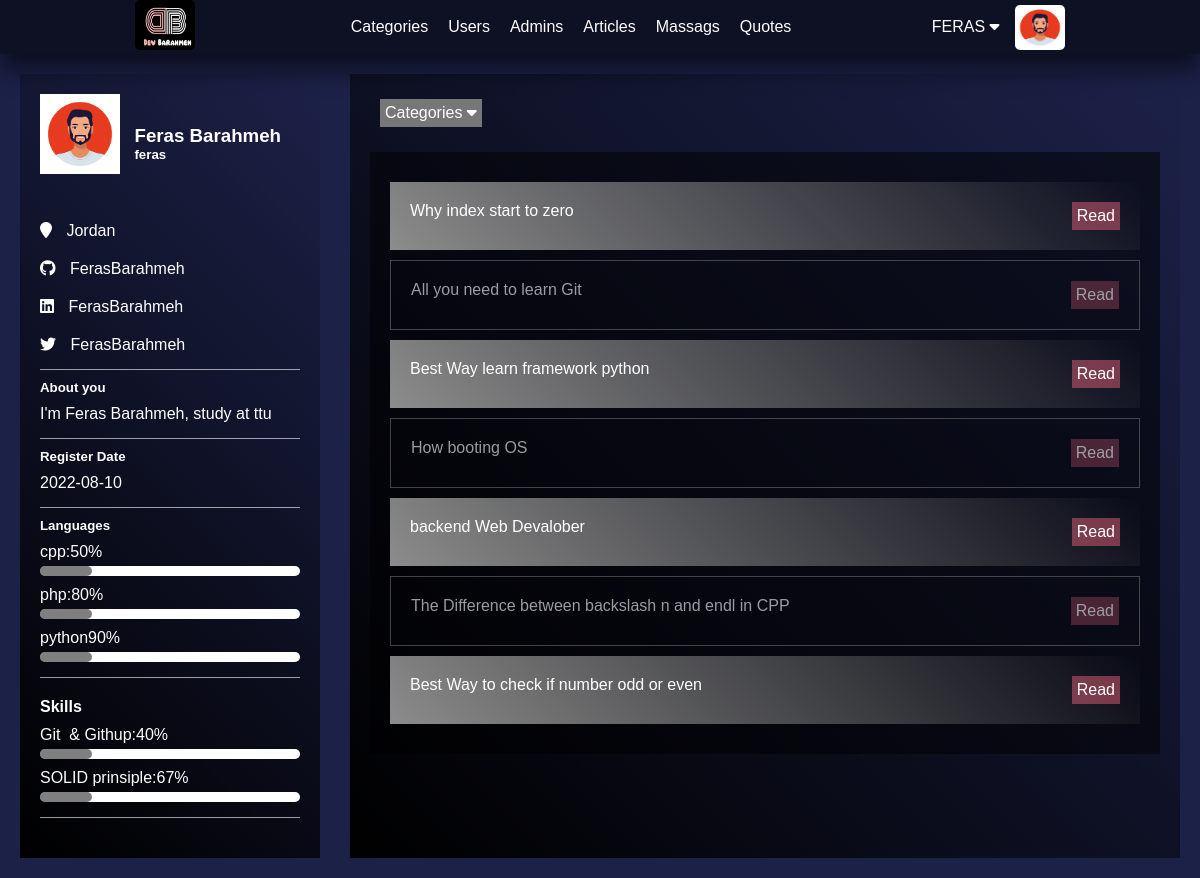
Page /admin/profile.php (signed in) on the committed database.
### tables this page shows
CREATE TABLE `users` (
  `IdUser` int(11) NOT NULL COMMENT 'Identify user number',
  `userName` char(255) NOT NULL,
  `password` varchar(255) NOT NULL,
  `email` varchar(255) NOT NULL,
  `fullName` varchar(255) NOT NULL,
  `aboutYou` varchar(255) NOT NULL,
  `langs` varchar(255) DEFAULT NULL,
  `tools` text DEFAULT NULL,
  `permission` tinyint(11) NOT NULL,
  `age` date NOT NULL,
  `githup` varchar(50) DEFAULT NULL,
  `facebook` varchar(50) DEFAULT NULL,
  `twitter` varchar(50) DEFAULT NULL,
  `linkedin` varchar(50) DEFAULT NULL,
  `website` varchar(255) DEFAULT NULL,
  `nickname` varchar(50) DEFAULT NULL,
  `gender` varchar(6) DEFAULT NULL,
  `location` varchar(60) DEFAULT NULL,
  `education` text DEFAULT NULL,
  `work` text DEFAULT NULL,
  `imageName` varchar(255) DEFAULT NULL,
  `dataRegister` date NOT NULL
);

CREATE TABLE `articles` (
  `IdArticle` int(11) NOT NULL,
  `titleArticle` varchar(255) NOT NULL,
  `content` text NOT NULL,
  `excerpt` varchar(255) NOT NULL,
  `likes` int(11) NOT NULL DEFAULT 0,
  `imageName` varchar(255) DEFAULT NULL,
  `IdUser` int(11) NOT NULL,
  `categoryID` int(11) DEFAULT NULL,
  `additionDate` date NOT NULL
);

### admin/init.php (called while the page is built, shortened)
<?php
    include("config.php");
    $tpl            = 'include/templates/';
    $commfilesPHP   = '../commonBetweenBackFront/php/';
    include($commfilesPHP. 'functions.php');
    include($commfilesPHP. 'images.php');
    include($tpl . 'header.php');
    if (!function_exists('SetNav')) {
        function SetNav() {
            global $tpl;
            include($tpl . 'nav.php');
        }
    }

### commonBetweenBackFront/php/functions.php (called while the page is built, shortened)
        <?php
class Queries {
    public static function FromTable($filed='*', $table, $condition=NULL, $typeFetch = 'fetchAll', $ordered = null, $typeOrders = 'DESC', $limit = NULL) {
        global $db;
        if($ordered === null) {
            $stmt = $db->prepare("SELECT $filed FROM $table $condition $limit");
        } else {
            $stmt = $db->prepare("SELECT $filed FROM $table $condition ORDER BY $ordered $typeOrders $limit");
        }
        $stmt->execute();
        if ($typeFetch === 'fetchAll')
            $requerd = $stmt->fetchAll();
        elseif($typeFetch === 'fetch') {
            $requerd = $stmt->fetch();
        }
        return $requerd;
    }
}
class Sessions {
    public static function IfSetSessionDepValue($key) {
        if ( ! empty($_SESSION[$key]) && isset( $_SESSION[$key] ) ) {
            return true;
        } else {
            return 0;
        }
    }
    public static function GetValueSessionDepKey($key) {
        if (self::IfSetSessionDepValue($key)) {
            return $_SESSION[$key];
        } else {
            return false;
        }
    }
}

### admin/profile.php (the view, shortened to what this page needs)
<?php
    include ('init.php');
    SetNav();
    function PrintArticlesName() {
        $idUser = Sessions::GetValueSessionDepKey('IdUser');
        $articles = Queries::FromTable("titleArticle, categoryID" , 'articles', "WHERE IdUser = " . $idUser);
        foreach ($articles as $article) {
            ?>
                <li class="name-articel" idcat="<?php echo $article['categoryID'] ?>"><a href="showarticle.php?<?php echo $article['titleArticle'] ?>"><?php echo $article['titleArticle'] ?></a> <a href="showarticle.php?<?php echo str_replace(" ", "-", $article['titleArticle']) ?>" class="btn-read">Read</a></li>
            <?php
        }
    }
    function PrintLanguages() {
        $idUser = Sessions::GetValueSessionDepKey('IdUser');
        $langs = Queries::FromTable("langs" , 'users', "WHERE IdUser = " . $idUser, 'fetch')['langs'];
        $SplitedLangs = explode(',', $langs);
        foreach ($SplitedLangs as $lang) {
        ?>
            <div class="lang">
                <label class="name-lang"><?php echo $lang ?></label>
                <div class="under"></div>
            </div>
        <?php }
    }
    function PrintSkilles () {
        $idUser = Sessions::GetValueSessionDepKey('IdUser');
        $skilles = Queries::FromTable("tools" , 'users', "WHERE IdUser = " . $idUser, 'fetch')['tools'];
        $SplitedSkilles = explode(',', $skilles);
        if (!empty($skilles)) {
            foreach ($SplitedSkilles as $skill) {
                ?>
                    <div class="skill">
                        <label class="name-skill"><?php echo $skill ?></label>
                        <div class="under"></div>
                    </div>
                <?php }
        } else {
            ?> <img src="../commonBetweenBackFront/images/imagesProject/null_light.png" alt="" class="null-img"> <?php
        }
    }
            ?>
            <?php
    function StructerProfiel () {
        global $commfilesuploaded;
        $queries = new Queries;
        $idUser = Sessions::GetValueSessionDepKey('IdUser');
        $imgname = $queries->FromTable("imageName", 'users', "WHERE IdUser = $idUser", 'fetch')['imageName'];
            $info = $queries->FromTable("*" , 'users', "WHERE users.IdUser = $idUser", 'fetch');
        ?>
            <div class="content-profile">
                <aside class="aside-profile">
                    <div class="header">
                        <div class="name-user">
                            <div class="img"><?php ShowImage::SetImg($commfilesuploaded . "users/", $imgname) ?></div>
                            <div class="name">
                                <h3><?php echo $info['fullName'] ?></h3>
                                <h5 class="username"><?php echo $info['userName'] ?></h5>
                            </div>
                        </div>
                        <div class="location link"><span><i class="fa-solid fa-location-pin"></i></span> Jordan</div>
                        <a href="#" class="githup link"><span><i class="fa-brands fa-github"></i></span> FerasBarahmeh</a>
                        <a href="#" class="facebook link" ><span><i class="fa-brands fa-linkedin"></i></span> FerasBarahmeh</a>
                        <a href="#" class="twetter link"><span><i class="fa-brands fa-twitter"></i></span> FerasBarahmeh</a>
                        <div class="separator"></div>
                    </div>
                    <div class="bio">
                        <h5>About you</h5>
                        <p><?php echo $info['aboutYou'] ?> </p>
                        <div class="separator"></div>
                    </div>
                    <div class="date-reg">
                        <h5>Register Date</h5>
                        <p><?php echo $info['dataRegister'] ?> </p>
                        <div class="separator"></div>
                    </div>
                    <div class="langs">
                        <h5>Languages</h5>
                        <?php PrintLanguages() ?>
                        <div class="separator"></div>
                    </div>
                    <div class="skills">
                            <h4>Skills</h4>
                            <?php PrintSkilles() ?>
                            <div class="separator"></div>
                    </div>
                </aside>
                <section class="contant-section">
                    <div class="header-contaner">
                        <div class="categoreis-dropdown" onclick="openList()">
                            Categories
                            <span><i class="fa-solid fa-caret-down" aria-hidden="true"></i><i class="fa-solid fa-caret-up"></i></span>
                        </div>
                    </div>
                    <div class="articles">
                        <div class="cats">
                            <ul id="if-no-val">
                                <?php PrintArticlesName() ?>
                        </div>
                    </div>
                </section>
            </div>
        <?php
    }
    StructerProfiel();
    include ($tpl . 'footer.php');

### commonBetweenBackFront/php/images.php (shortened to what this page needs)
<?php
    class NameImag {
        public static function GetNameImgFromDB($nameCol, $nameTable , $where ) {
            return  Queries::FromTable($nameCol, $nameTable,  $where , 'fetch')['imageName'];
        }
    }
    class ShowImage {
        public static function SetImg($path, $nameImg, $class = NULL ) {
            global $commfilesImags;
            if ( ! empty ($nameImg)) {
                ?> <img src="<?php echo $path . $nameImg ?>" alt="Image" class="<?php echo $class ?>"> <?php
            } else {
                ?>  <img src="<?php echo $commfilesImags ?>/imagesProject/defaultImg.jpg" alt="Image" class="<?php echo $class ?>"> <?php
            }
        }
    }

### admin/layout/backend.css (style rules this page uses)
.content-profile { display: flex; width: 100%; padding: 20px; }
.content-profile aside { background: linear-gradient(45deg, black, transparent); padding: 20px; flex-shrink: 1; width: 300px; }
.content-profile .aside-profile .header { display: flex; flex-wrap: wrap; flex-direction: column; }
.content-profile .aside-profile .header .name-user { width: 100%; margin-bottom: 15px; }
.content-profile .aside-profile .header .name-user img { width: 5rem; height: 5rem; }
.content-profile .aside-profile .header .name-user .img { display: inline-block; }
.content-profile .aside-profile .header .name-user .name { position: relative; display: inline-block; top: -15px; margin-left: 10px; }
.content-profile .aside-profile .link { display: block; margin: 20px 0 0 0; }
.content-profile .aside-profile .bio { margin: 10px 0 10px 0; }
.content-profile .aside-profile h5 { margin-bottom: 10px; }
.content-profile .aside-profile .location span { margin-right: 10px; }
.content-profile .aside-profile a span { margin-right: 10px; }
.content-profile .aside-profile .langs { margin: 10px 0 20px 0 ; }
.content-profile .aside-profile .lang { margin: 10px 0; }
.content-profile .aside-profile .skills { margin: 10px 0 20px 0 ; }
.content-profile .aside-profile .skill { margin: 10px 0; }
.contant-section { flex-grow: 3; padding: 20px; background: linear-gradient(45deg, black, transparent); margin-left: 30px; }
.contant-section .header-contaner { display: flex; margin-bottom: 20px; padding: 5px 10px; }
.contant-section .header-contaner .categoreis-dropdown { margin-right: 10px; background-color: #777; padding: 5px; position: relative; cursor: pointer; transition: .2s ease-in-out; }
.contant-section .articles { background: var(--bbackground-color); padding: 20px; }
.contant-section .articles ul li { margin: 10px 0; padding: 20px; display: flex; justify-content: space-between; }
.contant-section .articles ul li .btn-read { height: fit-content; background-color: var(--color-cards); padding: 5px; }
.contant-section .articles ul li:nth-child(odd) { background: linear-gradient(45deg, #8c8c8c, transparent); }
.contant-section .articles ul li:nth-child(even) { opacity: .6; border: 1px solid #6e6e6e; }

### commonBetweenBackFront/css/navigationBar.css (style rules this page uses)
.profile-pictuer { width: 50px; height: 45px; border-radius: 5px; margin-left: 10px; }

### commonBetweenBackFront/css/globalEdit.css (style rules this page uses)
* { -moz-box-sizing: border-box; -webkit-box-sizing: border-box; box-sizing: border-box; padding: 0px; margin: 0px; }
:root { --main-color: #1C2148; --bbackground-color: rgba(0, 0, 0, 0.5); --assistant: #f3d33a; --titels: cadetblue; --titles-two: #1da4f2; --sun-theam: #fff; --color-cat-three: #81ecec; --danger: #ed6464; --info: rgb(135, 222, 239); --main-cat-tow: #1da4f2; --success: rgb(147, 227, 147); --desine-one: #81ecec; --color-cards: #ce596d8c; }
html { scroll-behavior: smooth; height: 100%; background-color: #1C2148; }
body { background-color: #1C2148; color: var(--sun-theam); margin: 0; padding: 0; font-family: sans-serif; height: 100%; }
ul { list-style: none; }
a { text-decoration: none; color: white; }
.under { width: 100%; background-color: #fff; height: 10px; border-radius: 10px; margin-top: 5px; }
.under::before { content: ""; width: 20%; background-color: var(--bbackground-color); height: 10px; border-radius: 10px; margin-top: 5px; position: relative; display: block; }
.separator { margin-top: 15px; border-bottom: 1px solid; opacity: .6; }

### rows in the picture
users: imageName (picture), fullName "Feras Barahmeh", userName "feras", aboutYou "I'm Feras Barahmeh, study at ttu", dataRegister "2022-08-10", langs "cpp:50%", langs "php:80%", langs "python90%", tools "Git & Githup:40%", tools "SOLID prinsiple:67%"
articles: titleArticle "Why index start to zero"
articles: titleArticle "All you need to learn Git"
articles: titleArticle "Best Way learn framework python"
articles: titleArticle "How booting OS"
articles: titleArticle "backend Web Devalober"
articles: titleArticle "The Difference between backslash n and endl in CPP"
articles: titleArticle "Best Way to check if number odd or even"

### other values in the picture
$_SESSION['adminName'] "FERAS"
